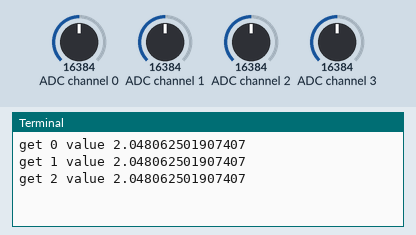
Bench run of a program on a simulated Raspberry Pi (BCM pin numbers). On the bench: the last lines printed to the terminal. The test bench sets the inputs (shaded band); at power-on: ADC channel 0 = 16384, ADC channel 1 = 16384, ADC channel 2 = 16384, ADC channel 3 = 16384 (analog values on the 0–32767 scale).

Above: at 1.2 s.
1.3 s: ADC channel 0 set to 22936
At 2.6 s:
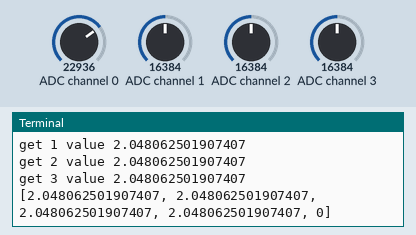
6.5 s: ADC channel 1 set to 22936
At 8.8 s:
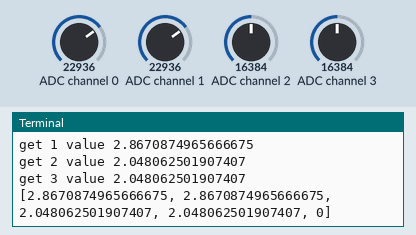
10.4 s: ADC channel 2 set to 22936
At 11.1 s:
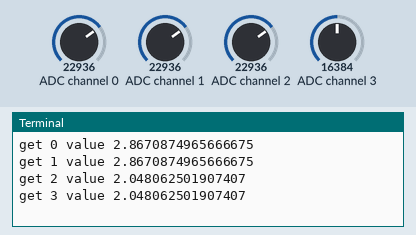
14.3 s: ADC channel 3 set to 22936
At 14.3 s:
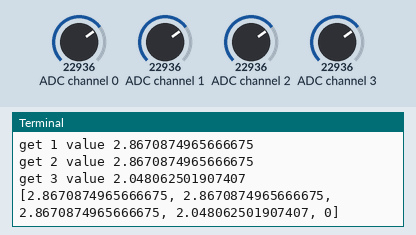
18.2 s: ADC channel 0 set to 31783
At 21.1 s:
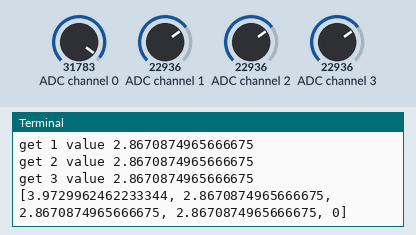
22.1 s: ADC channel 1 set to 31783
At 22.7 s:
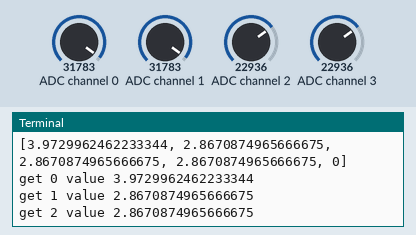
Timing chart, 0 to 25.1 s (numbered marks = the images above; inputs shaded):
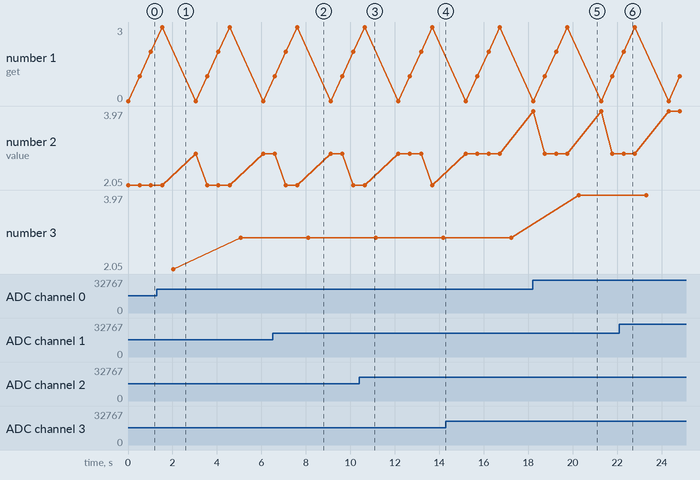

Measured:
- after the input at 6.5 s, the terminal: prints a new line after 0.10 s (image 2)
- after the input at 18.2 s, the terminal: prints a new line at once (image 5)
- plotted number 2: 2.05 → 2.87 after the input at 1.3 s
- plotted number 3: 2.87 → 3.97 after the input at 18.2 s

The program:

demo_by_gtp.py
```python
import Adafruit_ADS1x15
import time

# 初始化 ADS1115 模块
adc = Adafruit_ADS1x15.ADS1115()

# 读取 ADC 值
# value = adc.read_adc(0, gain=1)

"""
当同时读取四个值的时候，这貌似是个bug
0代表的是 A3
1代表的是 A0
2代表的是 A1
3代表的是 A2
"""
values = [0]*5
while True:
    for i in range(4):
        value = adc.read_adc(i, gain=1)
        # 将 ADC 值转换为电压值
        voltage = value / 32767.0 * 4.096
        values[i] = voltage
        print("get", i, "value", voltage)
        time.sleep(0.5)

    # 打印 ADC 值
    print(values)
    time.sleep(1)
```
